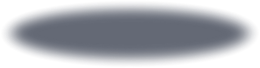
#> input picture assets/pets/shadow.png, 260 x 68 px
$ python -i process_characters.py   (imports and definitions only)
#> lines starting #> are read from the running program, lines starting #| are printed output that depends on the picture
import os, glob
from PIL import Image, ImageFilter
import numpy as np
from collections import deque

brain_dir = r"C:\Users\gamed\.gemini\antigravity-ide\brain\1938e846-d01e-4e9a-b701-62e1d5769b2b"
out_base = r"d:\finny3\assets\pets"
# [2 lines not run here, left out]

def cutout_image(img_path, thresh=28, blur_radius=0.75):
#> called with img_path = '../assets/pets/shadow.png', thresh = 28, blur_radius = 0.75
    img = Image.open(img_path).convert("RGB")
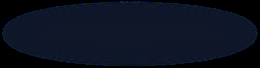
#> img: PIL image 260x68 RGB; mean R, G, B 10.9, 17.4, 31.9
    w, h = img.size
#> w = 260; h = 68
    arr = np.array(img, dtype=np.float32)
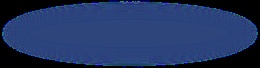
#> arr: shape (68, 260, 3) float32; mean R, G, B 10.9, 17.4, 31.9; drawn with min black and max white

    diff = 255.0 - arr
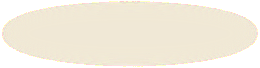
#> diff: shape (68, 260, 3) float32; mean R, G, B 244.1, 237.6, 223.1
    dist = np.max(diff, axis=2)
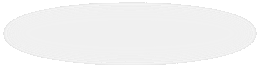
#> dist: shape (68, 260) float32; min 224, max 255, mean 244.1

    bg_mask = np.zeros((h, w), dtype=bool)
    q = deque()

    for x in range(w):
        if dist[0, x] < thresh:
            bg_mask[0, x] = True
            q.append((0, x))
        if dist[h - 1, x] < thresh:
            bg_mask[h - 1, x] = True
            q.append((h - 1, x))
#> bg_mask: shape (68, 260) bool; every value is 0

    for y in range(h):
        if dist[y, 0] < thresh and not bg_mask[y, 0]:
            bg_mask[y, 0] = True
            q.append((y, 0))
        if dist[y, w - 1] < thresh and not bg_mask[y, w - 1]:
            bg_mask[y, w - 1] = True
            q.append((y, w - 1))

    while q:
        y, x = q.popleft()
        for dy, dx in [(-1,0), (1,0), (0,-1), (0,1)]:
            ny, nx = y + dy, x + dx
            if 0 <= ny < h and 0 <= nx < w:
                if not bg_mask[ny, nx] and dist[ny, nx] < thresh:
                    bg_mask[ny, nx] = True
                    q.append((ny, nx))
#> this loop made 0 passes

    fg_alpha = np.where(bg_mask, 0, 255).astype(np.uint8)
#> fg_alpha: shape (68, 260); every value is 255
    alpha_img = Image.fromarray(fg_alpha)

    smooth_alpha = alpha_img.filter(ImageFilter.GaussianBlur(radius=blur_radius))
    alpha_arr = np.array(smooth_alpha, dtype=np.float32) / 255.0
#> alpha_arr: shape (68, 260) float32; every value is 1

    clean_rgb = np.zeros_like(arr)
    for c in range(3):
        channel = arr[:, :, c]
        cleaned = (channel - (1.0 - alpha_arr) * 255.0) / np.maximum(alpha_arr, 0.001)
        clean_rgb[:, :, c] = np.clip(cleaned, 0, 255)
#> this loop made 3 passes
#> pass 1, in cutout_image, `channel = arr[:, :, c]`:
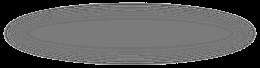
#> channel: shape (68, 260) float32; min 0, max 31, mean 10.9; drawn with min black and max white
#> pass 2, in cutout_image, `channel = arr[:, :, c]`:
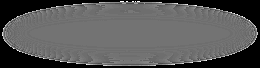
#> channel: shape (68, 260) float32; min 0, max 51, mean 17.4; drawn with min black and max white
#> pass 3, in cutout_image, `channel = arr[:, :, c]`:
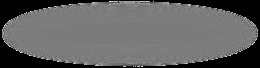
#> channel: shape (68, 260) float32; min 0, max 85, mean 31.9; drawn with min black and max white

    rgba = np.dstack([clean_rgb.astype(np.uint8), (alpha_arr * 255).astype(np.uint8)])
    res = Image.fromarray(rgba)
    bbox = res.getbbox()
#> bbox = (0, 0, 260, 68)
    return res.crop(bbox)

# Target unified canvas: 400 width x 480 height
# Baseline: feet touch at Y = 465
CANVAS_W = 400
CANVAS_H = 480
BASELINE_Y = 465

mapping = {
    'raccoon': 'pet_raccoon_art',
    'fox': 'pet_fox_art',
    'cat': 'pet_cat_art',
    'panda': 'pet_panda_art',
    'capybara': 'pet_capybara_art',
    'rabbit': 'pet_rabbit_art',
    'bear': 'pet_bear_art',
    'dog': 'pet_dog_art',
    'otter': 'pet_otter_art',
}

files = glob.glob(os.path.join(brain_dir, "*.*"))

metadata = {}

# [52 lines not run here, left out]

# Process Accessories
acc_map = {
    'beret': 'art_hat_beret',
    'glasses': 'art_hat_glasses',
    'clover': 'art_badge_clover',
}

# [7 lines not run here, left out]

# Write metadata json
import json
meta_path = os.path.join(out_base, "metadata.json")
# [3 lines not run here, left out]

>>> result = cutout_image('../assets/pets/shadow.png')
